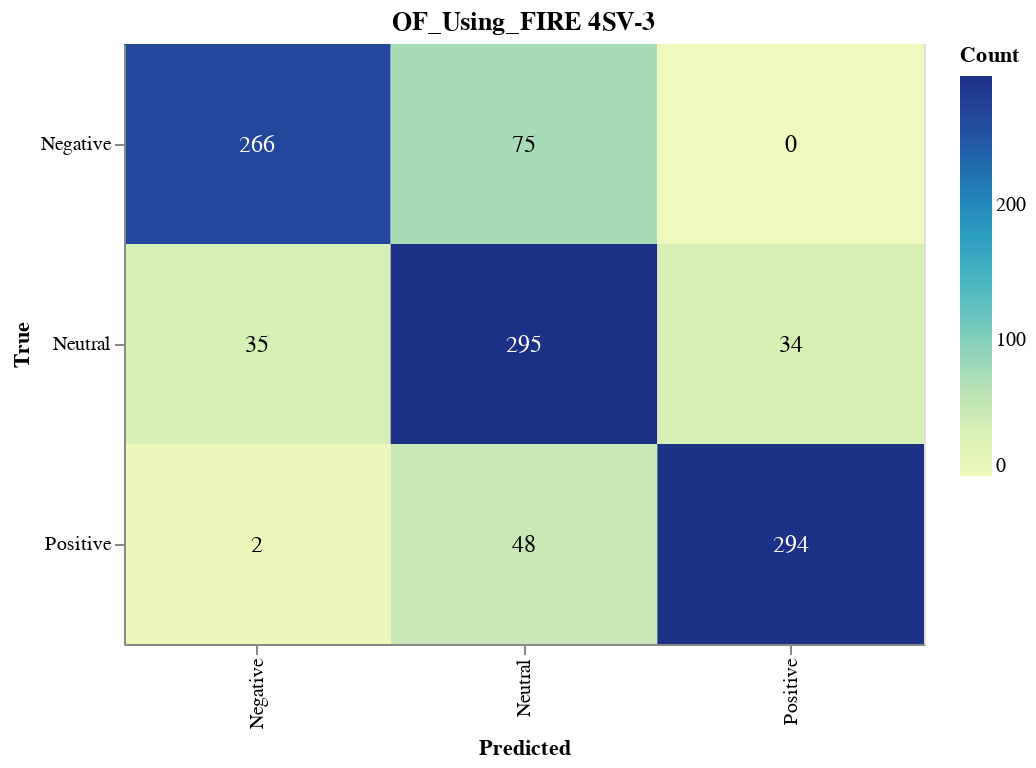

The cell this chart's notebook holds for it:
### Code cell
import altair as alt
import pandas as pd
from sklearn.metrics import confusion_matrix

# Calculate the confusion matrix
cm = confusion_matrix(validation_labels, validation_predictions)

# Define class names
class_names = ['Negative', 'Neutral', 'Positive']

# Convert confusion matrix to DataFrame
cm_df = pd.DataFrame(cm, index=class_names, columns=class_names).reset_index().melt(id_vars='index')
cm_df.columns = ['True', 'Predicted', 'Count']

# Ensure the order of categories
cm_df['True'] = pd.Categorical(cm_df['True'], categories=class_names, ordered=True)
cm_df['Predicted'] = pd.Categorical(cm_df['Predicted'], categories=class_names, ordered=True)

# Create the Altair plot
heatmap = alt.Chart(cm_df).mark_rect().encode(
    x=alt.X('Predicted:O', sort=class_names),
    y=alt.Y('True:O', sort=class_names),
    color='Count:Q',
    tooltip=['True', 'Predicted', 'Count']
).properties(
    width=400,
    height=300,
    title='OF_Using_FIRE 4SV-3'
)

# Add text labels
text = heatmap.mark_text(
    align='center',
    baseline='middle',
    fontSize=12
).encode(
    text='Count:Q',
    color=alt.condition(
        alt.datum.Count > cm.max() / 2,
        alt.value('white'),
        alt.value('black')
    )
)

# Combine heatmap and text
final_chart = heatmap + text

# Display the plot
final_chart.show()

### Figure 1 — Vega-Lite specification as saved in the notebook (floating-point values rounded to 4 significant figures)
{"config": {"view": {"continuousWidth": 300, "continuousHeight": 300}}, "layer": [{"mark": {"type": "rect"}, "encoding": {"color": {"field": "Count", "type": "quantitative"}, "tooltip": [{"field": "True", "type": "ordinal"}, {"field": "Predicted", "type": "ordinal"}, {"field": "Count", "type": "quantitative"}], "x": {"field": "Predicted", "sort": ["Negative", "Neutral", "Positive"], "type": "ordinal"}, "y": {"field": "True", "sort": ["Negative", "Neutral", "Positive"], "type": "ordinal"}}, "title": "OF_Using_FIRE 4SV-3"}, {"mark": {"type": "text", "align": "center", "baseline": "middle", "fontSize": 12}, "encoding": {"color": {"condition": {"test": "(datum.Count > 147.5)", "value": "white"}, "value": "black"}, "text": {"field": "Count", "type": "quantitative"}, "tooltip": [{"field": "True", "type": "ordinal"}, {"field": "Predicted", "type": "ordinal"}, {"field": "Count", "type": "quantitative"}], "x": {"field": "Predicted", "sort": ["Negative", "Neutral", "Positive"], "type": "ordinal"}, "y": {"field": "True", "sort": ["Negative", "Neutral", "Positive"], "type": "ordinal"}}, "title": "OF_Using_FIRE 4SV-3"}], "data": {"name": "data-4507101156b39f1df22cb80394923186"}, "height": 300, "width": 400, "$schema": "https://vega.github.io/schema/vega-lite/v5.17.0.json", "datasets": {"data-4507101156b39f1df22cb80394923186": [{"True": "Negative", "Predicted": "Negative", "Count": 266}, {"True": "Neutral", "Predicted": "Negative", "Count": 35}, {"True": "Positive", "Predicted": "Negative", "Count": 2}, {"True": "Negative", "Predicted": "Neutral", "Count": 75}, {"True": "Neutral", "Predicted": "Neutral", "Count": 295}, {"True": "Positive", "Predicted": "Neutral", "Count": 48}, {"True": "Negative", "Predicted": "Positive", "Count": 0}, {"True": "Neutral", "Predicted": "Positive", "Count": 34}, {"True": "Positive", "Predicted": "Positive", "Count": 294}]}}
